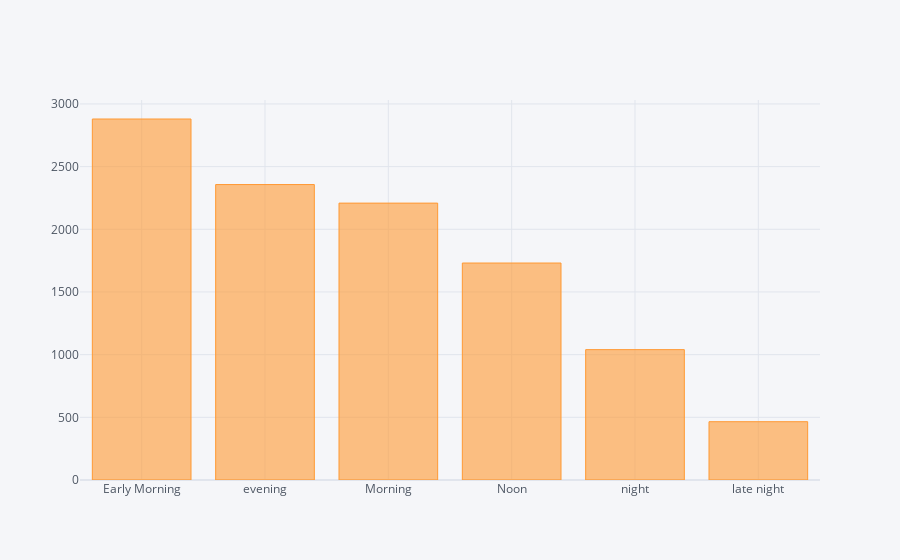

The notebook cell this image was saved under:
### Code cell
data['Dep_Time_hour'].apply(flight_dep_time).value_counts().iplot(kind='bar')

### Figure 1 — Plotly figure (JSON) as saved in the notebook; plotly's stock layout.template omitted (floating-point values rounded to 4 significant figures)
{"data": [{"marker": {"color": "rgba(255, 153, 51, 0.6)", "line": {"color": "rgba(255, 153, 51, 1.0)", "width": 1}}, "name": "Dep_Time_hour", "orientation": "v", "text": "", "type": "bar", "x": ["Early Morning", "evening", "Morning", "Noon", "night", "late night"], "y": [2880, 2357, 2209, 1731, 1040, 465]}], "layout": {"legend": {"bgcolor": "#F5F6F9", "font": {"color": "#4D5663"}}, "paper_bgcolor": "#F5F6F9", "plot_bgcolor": "#F5F6F9", "title": {"font": {"color": "#4D5663"}}, "xaxis": {"gridcolor": "#E1E5ED", "showgrid": true, "tickfont": {"color": "#4D5663"}, "title": {"font": {"color": "#4D5663"}, "text": ""}, "zerolinecolor": "#E1E5ED"}, "yaxis": {"gridcolor": "#E1E5ED", "showgrid": true, "tickfont": {"color": "#4D5663"}, "title": {"font": {"color": "#4D5663"}, "text": ""}, "zerolinecolor": "#E1E5ED"}}}
